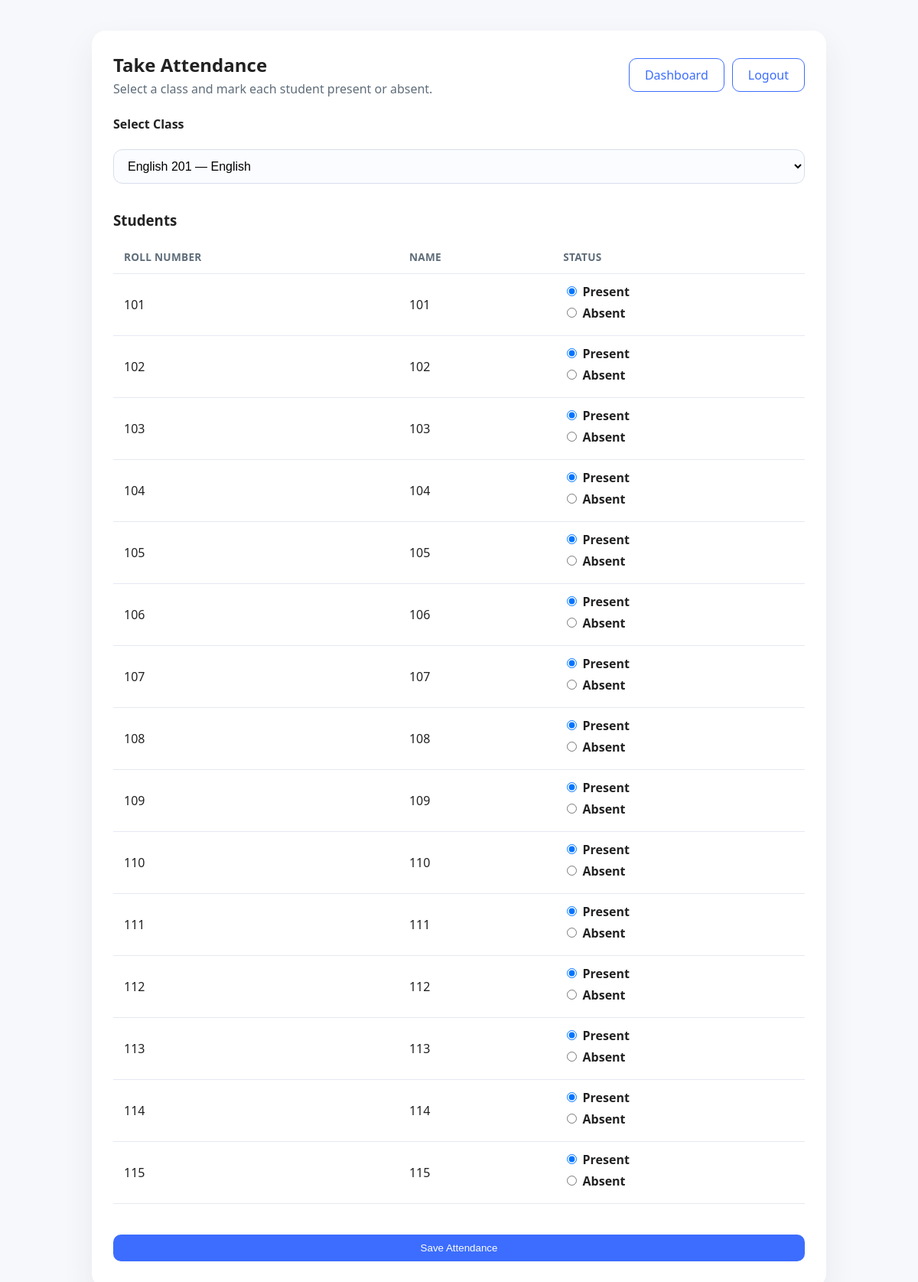
Page /take_attendance (signed in) on the committed database.
### app.py (models this page shows)
class User(db.Model):
    id = db.Column(db.Integer, primary_key=True)
    username = db.Column(db.String(100), unique=True, nullable=False)
    password = db.Column(db.String(100), nullable=False)
    role = db.Column(db.String(20), nullable=False)
    attendances = db.relationship('Attendance', backref='student', lazy=True)

### app.py (the view, shortened to what this page needs)
@app.route('/take_attendance', methods=['GET', 'POST'])
def take_attendance():
    if session.get('role') != 'teacher':
        return redirect(url_for('login'))
    classes = Class.query.order_by(Class.class_name).all()
    selected_class_id = request.args.get('class_id', type=int)
    selected_class = None
    if selected_class_id:
        selected_class = Class.query.get(selected_class_id)
    if not selected_class and classes:
        selected_class = classes[0]
    students = User.query.filter_by(role='student').order_by(User.username).all()
    return render_template('take_attendance.html', classes=classes, selected_class=selected_class, students=students)

### templates/take_attendance.html (shortened to what this page needs)
<!DOCTYPE html>
<html lang="en">
<head>
    <link rel="stylesheet" href="{{ url_for('static', filename='style.css') }}">
</head>
<body>
    <div class="page-center">
        <div class="card wide-card">
            <div class="page-header">
                <div>
                    <h2>Take Attendance</h2>
                    <p>Select a class and mark each student present or absent.</p>
                </div>
                <div class="header-actions">
                    <a href="/teacher" class="button outline">Dashboard</a>
                    <a href="/logout" class="button outline">Logout</a>
                </div>
            </div>
            <form method="POST" class="form-stack">
                <label>Select Class</label>
                <select name="class_id">
                    {% for class_item in classes %}
                        <option value="{{ class_item.id }}" {% if selected_class and class_item.id == selected_class.id %}selected{% endif %}>
                            {{ class_item.class_name }} — {{ class_item.subject }}
                        </option>
                    {% endfor %}
                </select>
                <div class="box">
                    <h3>Students</h3>
                    {% if students %}
                        <table>
                            <thead>
                                <tr>
                                    <th>Roll Number</th>
                                    <th>Name</th>
                                    <th>Status</th>
                                </tr>
                            </thead>
                            <tbody>
                                {% for student in students %}
                                    <tr>
                                        <td>{{ student.username }}</td>
                                        <td>{{ student.username }}</td>
                                        <td>
                                            <label><input type="radio" name="status_{{ student.id }}" value="Present" checked> Present</label>
                                            <label><input type="radio" name="status_{{ student.id }}" value="Absent"> Absent</label>
                                        </td>
                                    </tr>
                                {% endfor %}
                            </tbody>
                        </table>
                    {% else %}
                        <p>No students found.</p>
                    {% endif %}
                </div>
                <button type="submit" class="button">Save Attendance</button>
            </form>
        </div>
    </div>
</body>
</html>

### static/style.css (style rules this page uses)
body { background-color: #f7f8fb; color: #222; font-family: 'Segoe UI', Tahoma, Geneva, Verdana, sans-serif; margin: 0; min-height: 100vh; }
.page-center { max-width: 960px; margin: 40px auto; padding: 0 18px; }
.card { background: #ffffff; border-radius: 18px; box-shadow: 0 18px 40px rgba(35, 47, 89, 0.08); padding: 28px; }
.wide-card { padding: 28px 28px 34px; }
.page-header { display: flex; align-items: center; justify-content: space-between; gap: 16px; margin-bottom: 24px; }
.page-header h2 { margin: 0 0 4px; }
.page-header p { margin: 0; color: #5f6d7a; }
.header-actions { display: flex; flex-wrap: wrap; gap: 10px; }
.button { display: inline-flex; align-items: center; justify-content: center; padding: 10px 20px; border-radius: 10px; background: #3c6dff; color: #fff; text-decoration: none; border: none; cursor: pointer; }
.button.outline { background: transparent; color: #3c6dff; border: 1px solid #3c6dff; }
.box { margin-bottom: 24px; }
.box h3 { margin-bottom: 14px; }
table { width: 100%; border-collapse: collapse; }
table th, table td { padding: 12px 14px; text-align: left; border-bottom: 1px solid #e6e9f2; }
table thead th { text-transform: uppercase; letter-spacing: 0.02em; font-size: 0.85rem; color: #5f6d7a; }
.form-stack { display: grid; gap: 16px; }
input[type='text'], textarea, select { width: 100%; padding: 12px 14px; border-radius: 12px; border: 1px solid #d8dee9; background: #fbfcff; font-size: 1rem; }
label { font-weight: 600; margin-bottom: 6px; display: block; }

### rows in the picture
User: username "101"
User: username "102"
User: username "103"
User: username "104"
User: username "105"
User: username "106"
User: username "107"
User: username "108"
User: username "109"
User: username "110"
User: username "111"
User: username "112"
User: username "113"
User: username "114"
User: username "115"

### other values in the picture
form field class_id "English 201 — English"
